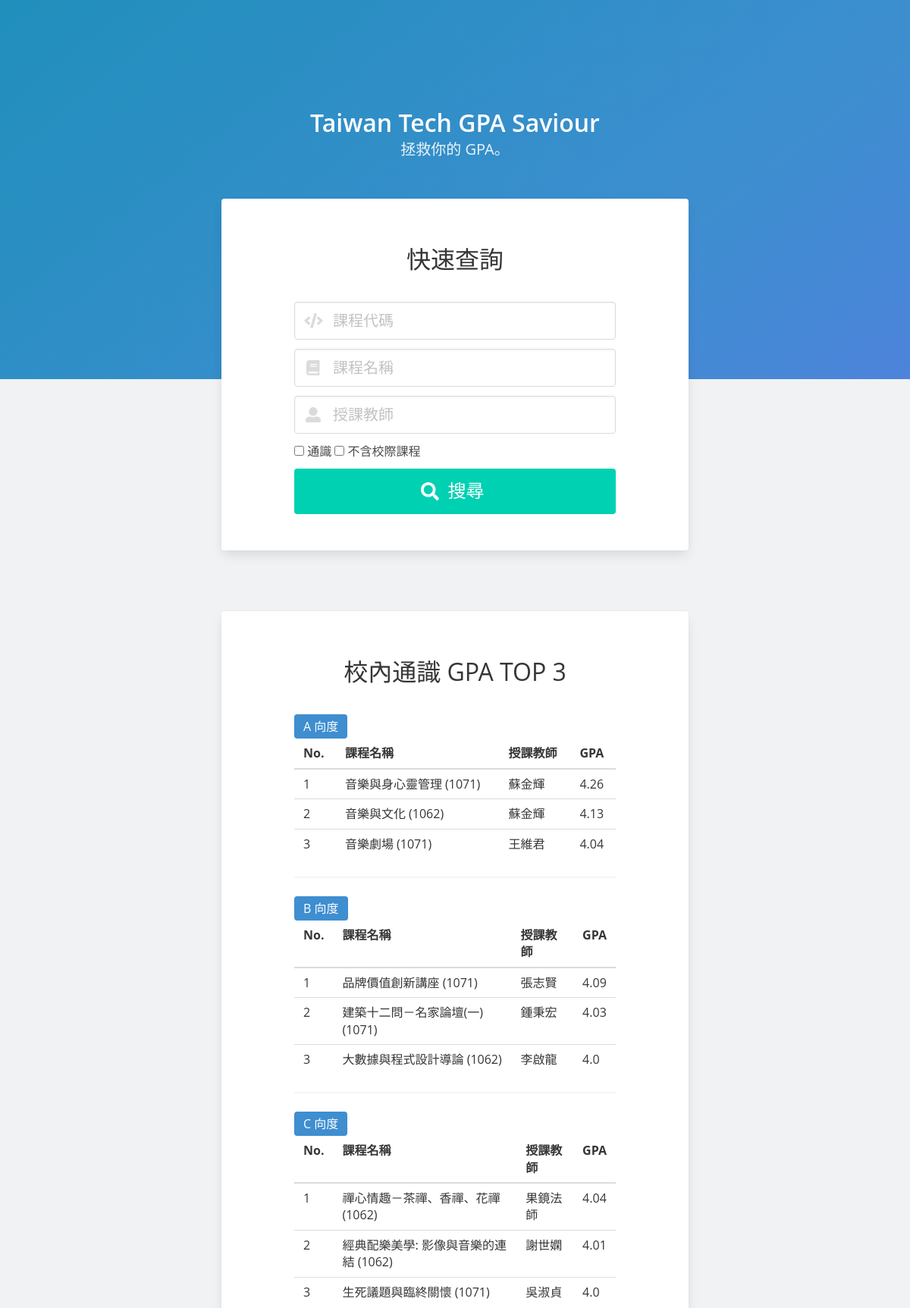
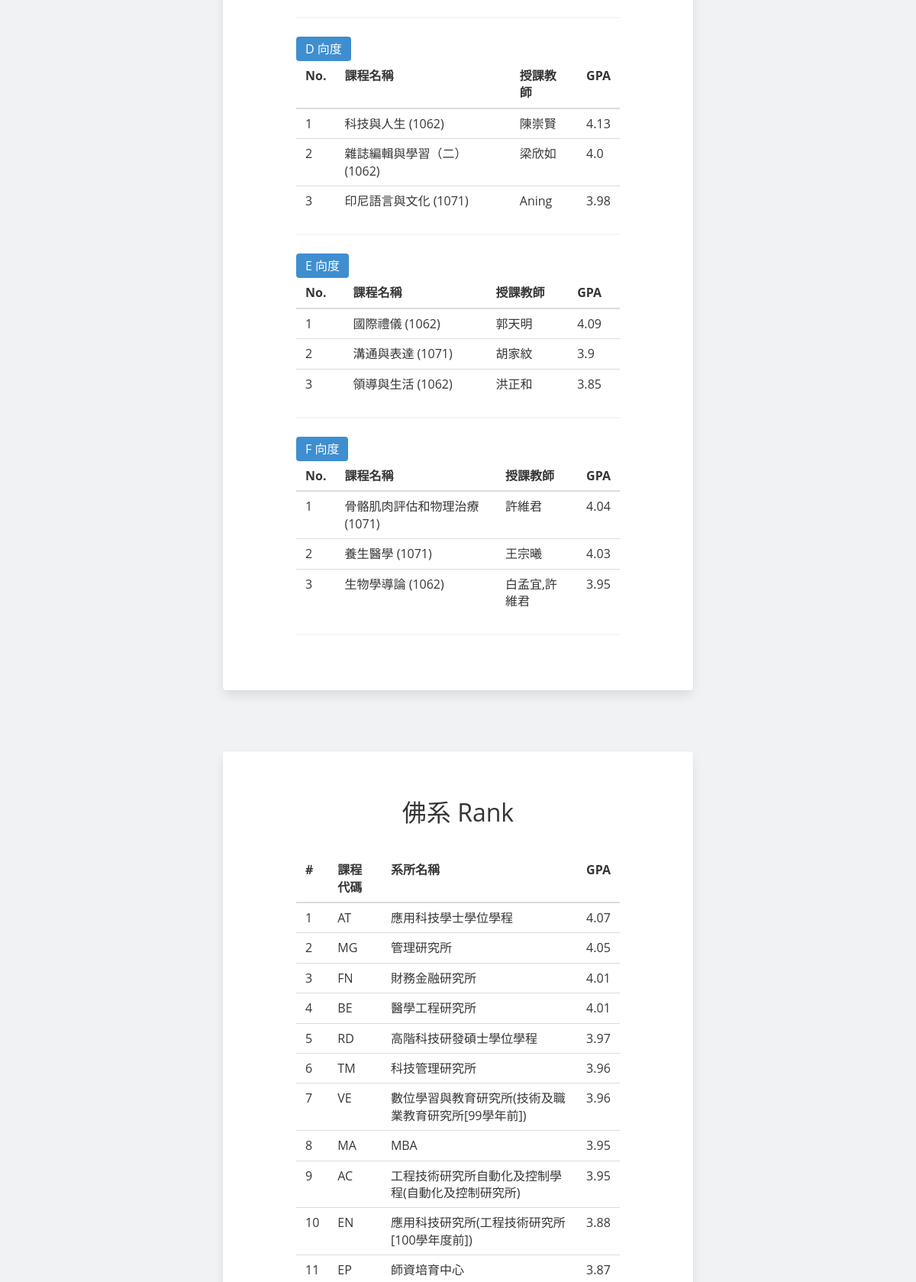
The page / (upper part) on the database its author committed (2 pictures, top to bottom).
### model.py (models this page shows)
class BaseModel(Model):
    class Meta:
        database = db

class GradeData(BaseModel):
    semester = CharField(4)
    course_no = TextField()
    course_name = TextField()
    grades = TextField()
    total = IntegerField()
    type = BooleanField()
    GPA = DoubleField()
    class Meta:
        indexes = (
            (('semester', 'course_no'), True),
        )

class CourseData(BaseModel):
    semester = CharField(4)
    course_no = TextField()
    course_name = TextField()
    credit = DoubleField()
    node = TextField(null=True)
    dimension = CharField(1, null=True)
    lecturer = TextField(null=True)
    grade_data = ForeignKeyField(GradeData, backref='course_data', null=True, default=None)
    class Meta:
        indexes = (
            (('semester', 'course_no'), True),
        )

### app.py (the view)
@app.route('/')
def index():
    ge_dim = ["A", "B", "C", "D", "E", "F"]
    ge_top3 = {}
    for dimension in ge_dim:
        ge_top3[dimension] = get_grade_data().where(
            CourseData.dimension == dimension,
            GradeData.course_no.contains("3T") == False,
            GradeData.course_no.contains("3N") == False).order_by(GradeData.GPA.desc()).limit(3)
    dep_mapping = {"AC": "工程技術研究所自動化及控制學程(自動化及控制研究所)", "FN": "財務金融研究所", "AD": "建築系", "GD": "全球發展工程學士學位學程", "AT": "應用科技學士學位學程", "GE": "人文社會學科", "BA": "企業管理系", "GX": "學士後綠能產業機電工程學士學位學程", "BB": "醫學工程學士學位學程", "HC": "不分系學士班", "BE": "醫學工程研究所", "IB": "(學士後)智慧財產權學士學位學程", "CC": "文學(人文社會學科)外文(語言中心)體育(體育室)[106學年前]", "IM": "工業管理系", "CD": "創意設計學士班", "MA": "MBA", "CE": "工程學士班", "MB": "管理學士班", "CH": "化學工程系", "ME": "機械工程系", "CI": "色彩與照明科技研究所", "MG": "管理研究所", "CS": "資訊工程系", "MI": "資訊管理系", "CT": "營建工程系", "MS": "工程技術研究所材料科技學程(材料科技研究所)",
                   "CX": "色彩影像與照明科技學士學位學程", "PA": "專利研究所", "DE": "設計研究所", "PE": "體育(體育室)", "DT": "工商設計系", "RD": "高階科技研發碩士學位學程", "EC": "電資學士班", "SA": "(學務處服務型通識課程、軍訓課程[104學年前])", "EE": "電機工程系", "SG": "新加坡管理碩士在職專班", "EN": "應用科技研究所(工程技術研究所[100學年度前])", "TB": "科技管理學士學位學程", "EO": "光電工程研究所", "TC": "通識教育中心、軍訓課程[104學年起]", "EP": "師資培育中心", "TE": "先進科技全英語外國學生專班", "ET": "電子工程系", "TM": "科技管理研究所", "FB": "財務金融學士學位學程", "TX": "材料科學與工程系(高分子工程系[99學年前])", "FE": "語言中心", "VE": "數位學習與教育研究所(技術及職業教育研究所[99學年前])", "FL": "應用外語系"}
    dep_gpa = []
    for key in dep_mapping:
        query = GradeData.select(fn.AVG(GradeData.GPA).alias('avg'))\
            .where(GradeData.course_no.contains(key))
        if query.exists():
            dep_gpa.append({"no": key,
                            "detail": dep_mapping[key],
                            "gpa": query.get().avg})
    dep_gpa.sort(key=lambda data: data['gpa'], reverse=True)
    return render_template("index.html", ge_top3=ge_top3, ge_dim=ge_dim, dep_gpa=dep_gpa)

### app.py (called while the page is built)
def get_grade_data():
    return GradeData.select(GradeData, CourseData).join(CourseData).group_by(GradeData)

@app.before_request
def before_request():
    db.connect()

@app.after_request
def after_request(response):
    db.close()
    return response

### templates/index.html (shortened to what this page needs)
<!DOCTYPE html>
<html>
<head>
    <link rel="stylesheet" href="https://cdnjs.cloudflare.com/ajax/libs/bulma/0.7.5/css/bulma.min.css">
</head>
<body>
    <section class="hero is-info is-medium is-bold">
        <div class="hero-body">
            <div class="container has-text-centered">
                <h1 class="title">Taiwan Tech GPA Saviour</h1>
                <h2 class="subtitle">拯救你的 GPA。</h2>
            </div>
        </div>
    </section>
    <div class="container">
        <section class="articles">
            <div class="column is-8 is-offset-2">
                <div class="card article">
                    <div class="card-content">
                        <div class="media">
                            <div class="media-content has-text-centered">
                                <p class="title article-title">快速查詢</p>
                            </div>
                        </div>
                        <div class="content article-body">
                            <form action="/query" method="GET">
                                <div class="field">
                                    <div class="control has-icons-left">
                                        <input class="input is-medium" type="text" name="course_no" placeholder="課程代碼">
                                        <span class="icon is-small is-left">
                                        </span>
                                    </div>
                                </div>
                                <div class="field">
                                    <div class="control has-icons-left">
                                        <input class="input is-medium" type="text" name="course_name"
                                            placeholder="課程名稱">
                                        <span class="icon is-small is-left">
                                        </span>
                                    </div>
                                </div>
                                <div class="field">
                                    <div class="control has-icons-left">
                                        <input class="input is-medium" type="text" name="lecturer" placeholder="授課教師">
                                        <span class="icon is-small is-left">
                                        </span>
                                    </div>
                                </div>
                                <div class="field">
                                    <label class="checkbox">
                                        <input type="checkbox" name="general">
                                        通識
                                    </label>
                                    <label class="checkbox">
                                        <input type="checkbox" name="ntust_only">
                                        不含校際課程
                                    </label>
                                </div>
                                <button class="button is-primary is-large is-fullwidth">
                                    <span class="icon">
                                        <i class="fas fa-search"></i>
                                    </span>
                                    <span>搜尋</span>
                                </button>
                            </form>
                        </div>
                    </div>
                </div>
                <div class="card article">
                    <div class="card-content">
                        <div class="media">
                            <div class="media-content has-text-centered">
                                <p class="title article-title">校內通識 GPA TOP 3</p>
                            </div>
                        </div>
                        <div class="content article-body">
                            {% for dim in ge_dim %}
                            <span class="tag is-info is-medium">{{dim}} 向度</span>
                            <table class="table">
                                <thead>
                                    <tr>
                                        <th>No.</th>
                                        <th>課程名稱</th>
                                        <th>授課教師</th>
                                        <th>GPA</th>
                                    </tr>
                                </thead>
                                <tbody>
                                    {% for top3 in ge_top3[dim] %}
                                    <tr>
                                        <td>{{loop.index}}</td>
                                        <td>{{top3.course_name}} ({{top3.semester}})</td>
                                        <td>{{top3.course_data.get().lecturer}}</td>
                                        <td>{{top3.GPA | round(2)}}</td>
                                    </tr>
                                    {% endfor %}
                                </tbody>
                            </table>
                            <hr>
                            {% endfor %}
                        </div>
                    </div>
                </div>
                <div class="card article">
                    <div class="card-content">
                        <div class="media">
                            <div class="media-content has-text-centered">
                                <p class="title article-title">佛系 Rank</p>
                            </div>
                        </div>
                        <div class="content article-body">
                            <table class="table">
                                <thead>
                                    <tr>
                                        <th>#</th>
                                        <th>課程代碼</th>
                                        <th>系所名稱</th>
                                        <th>GPA</th>
                                    </tr>
                                </thead>
                                <tbody>
                                    {% for data in dep_gpa %}
                                    <tr>
                                        <td>{{loop.index}}</td>
                                        <td>{{data.no}}</td>
                                        <td>{{data.detail}}</td>
                                        <td>{{data.gpa | round(2)}}</td>
                                    </tr>
                                    {% endfor %}
                                </tbody>
                            </table>
                        </div>
                    </div>
                </div>
            </div>
        </section>
    </div>
</body>
</html>

### templates/index.html (style rules this page uses)
html, body { font-family: 'Open Sans', sans-serif; background: #F0F2F4; }
.hero-body { height: 500px; }
.articles { margin: 5rem 0; margin-top: -250px; }
.article { margin-bottom: 5rem; }
.article-title { font-size: 2rem; font-weight: normal; line-height: 2; }
.article-body { line-height: 1.4; margin: 0 6rem; }
.card-content { padding: 3rem 0; }

### rows shown on the page
GradeData: course_name "音樂與身心靈管理", semester "1071", course_data.get "蘇金輝", GPA "4.26"
GradeData: course_name "音樂與文化", semester "1062", course_data.get "蘇金輝", GPA "4.13"
GradeData: course_name "音樂劇場", semester "1071", course_data.get "王維君", GPA "4.04"
GradeData: course_name "品牌價值創新講座", semester "1071", course_data.get "張志賢", GPA "4.09"
GradeData: course_name "建築十二問－名家論壇(一)", semester "1071", course_data.get "鍾秉宏", GPA "4.03"
GradeData: course_name "大數據與程式設計導論", semester "1062", course_data.get "李啟龍", GPA "4.0"
GradeData: course_name "禪心情趣－茶禪、香禪、花禪", semester "1062", course_data.get "果鏡法師", GPA "4.04"
GradeData: course_name "經典配樂美學: 影像與音樂的連結", semester "1062", course_data.get "謝世嫻", GPA "4.01"
GradeData: course_name "生死議題與臨終關懷", semester "1071", course_data.get "吳淑貞", GPA "4.0"
GradeData: course_name "科技與人生", semester "1062", course_data.get "陳崇賢", GPA "4.13"
GradeData: course_name "雜誌編輯與學習（二）", semester "1062", course_data.get "梁欣如", GPA "4.0"
GradeData: course_name "印尼語言與文化", semester "1071", course_data.get "Aning", GPA "3.98"
GradeData: course_name "國際禮儀", semester "1062", course_data.get "郭天明", GPA "4.09"
GradeData: course_name "溝通與表達", semester "1071", course_data.get "胡家紋", GPA "3.9"
GradeData: course_name "領導與生活", semester "1062", course_data.get "洪正和", GPA "3.85"
GradeData: course_name "骨骼肌肉評估和物理治療", semester "1071", course_data.get "許維君", GPA "4.04"
GradeData: course_name "養生醫學", semester "1071", course_data.get "王宗曦", GPA "4.03"
GradeData: course_name "生物學導論", semester "1062", course_data.get "白孟宜,許維君", GPA "3.95"

### other values the page prints
{{ dim }} "A" "B" "C" "D" "E" "F"
{{ data.no }} "AT" "MG" "FN" "BE" "RD" "TM" "VE" "MA" "AC" "EN" "EP"
{{ data.detail }} "應用科技學士學位學程" "管理研究所" "財務金融研究所" "醫學工程研究所" "高階科技研發碩士學位學程" "科技管理研究所" "數位學習與教育研究所(技術及職業教育研究所[99學年前])" "MBA" "工程技術研究所自動化及控制學程(自動化及控制研究所)" "應用科技研究所(工程技術研究所[100學年度前])" "師資培育中心"
{{ data.gpa | round(2) }} "4.07" "4.05" "4.01" "4.01" "3.97" "3.96" "3.96" "3.95" "3.95" "3.88" "3.87"
